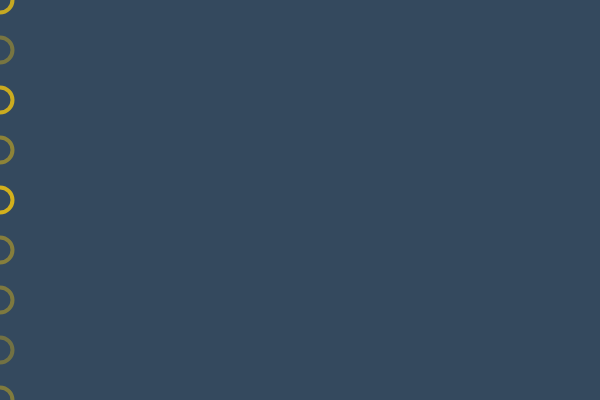
Frame 1 (no input)
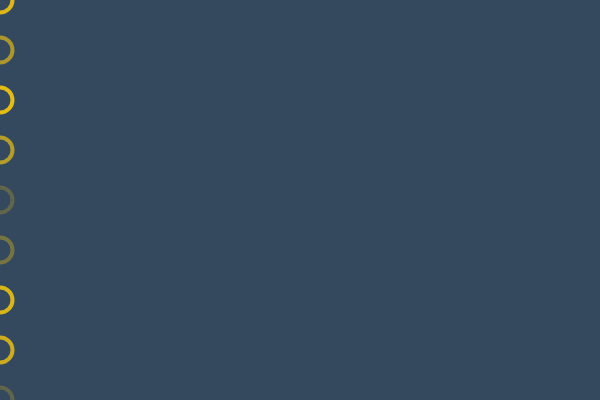
Frame 60 (no input)
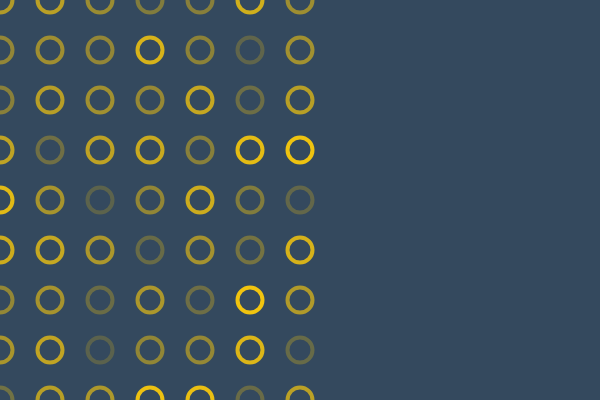
Frame 120 (the mouse pressed at the canvas centre since frame 60)

The p5.js sketch that drew these frames (run headless with seeded random() and noise() and a simulated clock; from frame 60 on, the mouse is pressed at the canvas centre):

// p5.js sketch
// ── sketch.js
function setup() {
  createCanvas(600,400);
  noFill();
}

function draw() {
  background(52, 73, 94);
  strokeWeight(4);
  
  for(var x = 0; x <= mouseX; x += 50) {
    for(var y = 0; y <= height; y += 50) {
      stroke(241, 196, 15, random(50, 255));
      ellipse(x, y, 25, 25);
    }
  }
}
